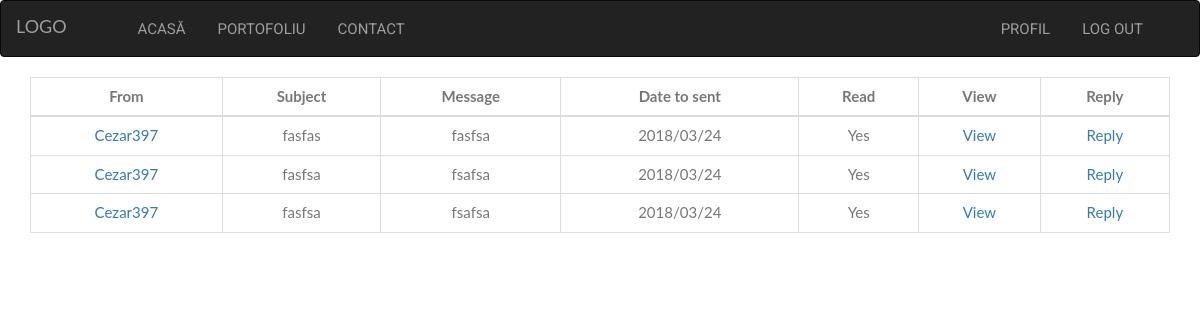
The page /message.php (signed in) on the database its author committed.
### tables this page shows
CREATE TABLE `message` (
  `ID` int(11) NOT NULL,
  `Subject` varchar(20) NOT NULL,
  `Message` varchar(1024) NOT NULL,
  `To_M` int(11) NOT NULL,
  `From_M` int(11) NOT NULL,
  `Read_M` int(2) NOT NULL,
  `Date_M` varchar(10) NOT NULL
);

CREATE TABLE `users` (
  `ID` int(11) NOT NULL,
  `Name` varchar(30) NOT NULL,
  `Email` varchar(30) NOT NULL,
  `Password` varchar(256) NOT NULL,
  `Admin` int(2) NOT NULL,
  `Status_O` varchar(70) NOT NULL,
  `Logas` int(2) NOT NULL
);

### message.php (the view, shortened to what this page needs)
<?php
	require 'include/connect.php';
?>
<!DOCTYPE html>
<html>
<head>
	<link rel="stylesheet" href="https://maxcdn.bootstrapcdn.com/bootstrap/3.3.7/css/bootstrap.min.css">
	<link rel="stylesheet" type="text/css"  media="screen and (min-width:900px)" href="assets/css/widescreen.css?v1.0">
	<link rel="stylesheet" type="text/css"  media="screen and (min-width:630px) and (max-width: 900px)" href="assets/css/landscape.css?v1.0">
	<link rel="stylesheet" type="text/css"  media="screen and (max-width:600px)" href="assets/css/smallscreen.css?v1.0">
	<link rel="stylesheet" type="text/css" href="assets/css/register_login_contact.css?v1.0">
</head>
<body>
	<div class="widescreen">
	<nav class="navbar navbar-toggleable-sd navbar-inverse">
		<a class="navbar-brand" href="index.php">LOGO</a>
		<ul class="navbar-nav">
		<li class="nav-item">
				<a class="nav-link" href="index.php">Acasă</a>
			</li>
			<?php
				if(isset($_SESSION['nume']))
			echo '
			<li class="nav-item">
				<a class="nav-link" href="portofoliu.php">Portofoliu</a>
			</li>';
			?>
			<li class="nav-item">
				<a class="nav-link" href="contact.php">Contact</a>
			</li>
		</ul>
		<ul class="navbar-nav right">
		<?php
			if(!isset($_SESSION['nume']))
				echo '
			<li class="nav-item">
				<a class="nav-link" href="login.php">Login</a>
			</li>
			<li class="nav-item">
				<a class="nav-link" href="register.php">Register</a>
			</li>';
			else
				echo '
			<li class="nav-item">
				<a class="nav-link" href="profil.php?id='.$_SESSION['id'].'">Profil</a>
			</li>
			<li class="nav-item">
				<a class="nav-link" href="include/logout.inc.php">Log Out</a>
			</li>';
			?>
		</ul>
	</nav>
</div>
<div class="container">
	<div class="content">
	<?php
		echo '<div class="message">
			<table class="table table-bordered">
				<thead>
					<tr>
						<th>From</th>
						<th>Subject</th>
						<th>Message</th>
						<th>Date to sent</th>
						<th>Read</th>
						<th>View</th>
						<th>Reply</th>
					</tr>
				</thead>
				<tbody>
				';
			$id = $_SESSION['id'];
		$mesaje = "SELECT * FROM message WHERE To_M='$id'";
		$result_mesaje = mysqli_query($conectare, $mesaje);
		if(mysqli_num_rows($result_mesaje))
		{
			while($row_mesaje = mysqli_fetch_assoc($result_mesaje))
				{
					$id = $row_mesaje['From_M'];
					$user = "SELECT * FROM users WHERE ID='$id'";
					$result_user = mysqli_query($conectare, $user);
					$row_user = mysqli_fetch_assoc($result_user);
					if($row_mesaje["Read_M"] == 1)
						$citit = 'Yes';
					else
						$citit = 'No';
				echo '
					<tr>
						<td><a href="profil.php?id='.$row_mesaje["From_M"].'">'.$row_user['Name'].'</a></td>
						<td>'.$row_mesaje["Subject"].'</td>
						<td>'.substr($row_mesaje["Message"],0,10).'</td>
						<td>'.$row_mesaje["Date_M"].'</td>
						<td>'.$citit.'</td>
						<td><a href="view.php?id='.$row_mesaje["ID"].'">View</a></td>
						<td><a href="reply.php?id='.$row_mesaje["ID"].'">Reply</a></td>
					</tr>
		';
	}
		}
		echo '</tbody></div>';
	?>
	</div>
</div>
</body>
</html>

### assets/css/widescreen.css (style rules this page uses)
body, html { height: 100%; margin: 0; font: 400 15px/1.8 "Lato", sans-serif; color: #777; }
.nav-item { text-align: center; padding: 14px 16px; overflow: hidden; list-style: none; }
.nav-link { text-decoration: none; text-transform: uppercase; font-family: 'Roboto', sans-serif; }
.right { float: right; margin-right: 40px; }
.table th { text-align: center; }

### assets/css/register_login_contact.css (style rules this page uses)
.container { text-align: center; }

### assets/css/landscape.css (style rules this page uses)
body, html { height: 100%; margin: 0; font: 400 15px/1.8 "Lato", sans-serif; color: #777; }
.widescreen { display: none; }
.nav-item { text-align: center; padding: 14px 16px; overflow: hidden; list-style: none; }
.nav-link { text-decoration: none; text-transform: uppercase; }
.navbar-brand { background: none; border: none; }

### assets/css/smallscreen.css (style rules this page uses)
body, html { height: 100%; margin: 0; font: 400 15px/1.8 "Lato", sans-serif; color: #777; }
.widescreen { display: none; }
.nav-item { text-align: center; padding: 14px 16px; overflow: hidden; list-style: none; }
.nav-link { text-decoration: none; text-transform: uppercase; }
.navbar-brand { background: none; border: none; }
.table { font-size: 2.2vw; font-weight: bold; }

### rows shown on the page
message: users.Name "Cezar397", Subject "fasfas", Message "fasfsa", Date_M "2018/03/24", Read_M "Yes"
message: users.Name "Cezar397", Subject "fasfsa", Message "fsafsa", Date_M "2018/03/24", Read_M "Yes"
message: users.Name "Cezar397", Subject "fasfsa", Message "fsafsa", Date_M "2018/03/24", Read_M "Yes"
